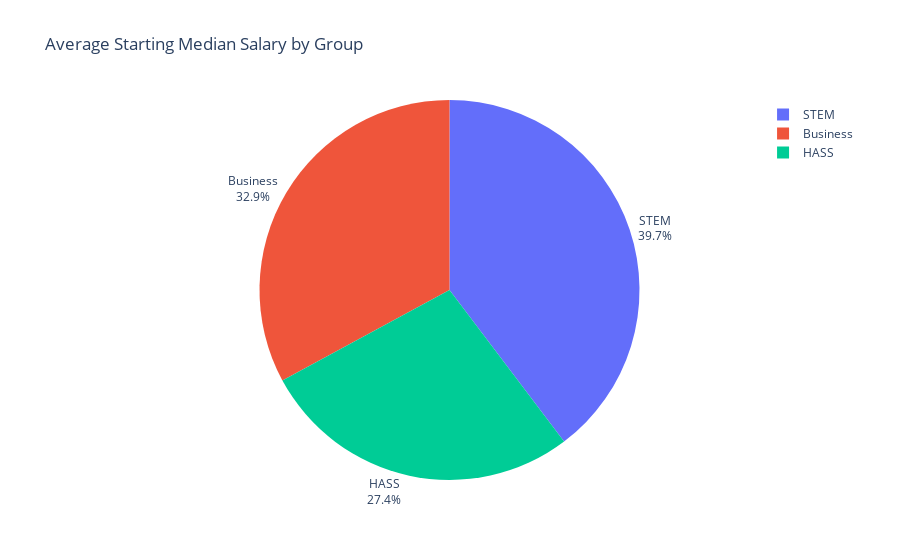

This figure's notebook cell:
### Code cell
fig = px.pie(labels=np.array(group_avereage.index),
             values=np.array(group_avereage['Starting Median Salary']),
             title="Average Starting Median Salary by Group",
             names=np.array(group_avereage.index),
)
fig.update_traces(textposition='outside', textinfo='percent+label')

fig.show()

### Figure 1 — Plotly figure (JSON) as saved in the notebook; plotly's stock layout.template omitted (floating-point values rounded to 4 significant figures)
{"data": [{"domain": {"x": [0, 1], "y": [0, 1]}, "hovertemplate": "label=%{label}<br>value=%{value}<extra></extra>", "labels": ["Business", "HASS", "STEM"], "legendgroup": "", "name": "", "showlegend": true, "values": [44630.0, 37190.0, 53860.0], "type": "pie", "textinfo": "percent+label", "textposition": "outside"}], "layout": {"legend": {"tracegroupgap": 0}, "title": {"text": "Average Starting Median Salary by Group"}}}
